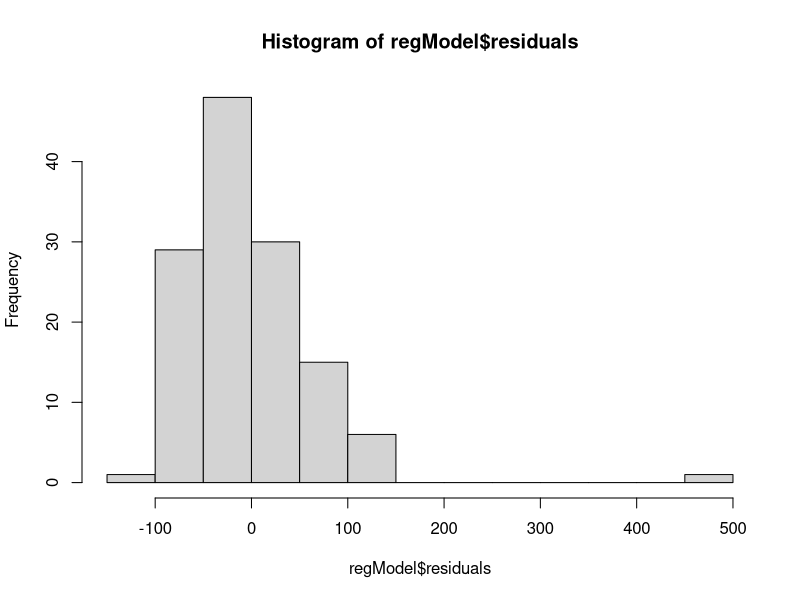
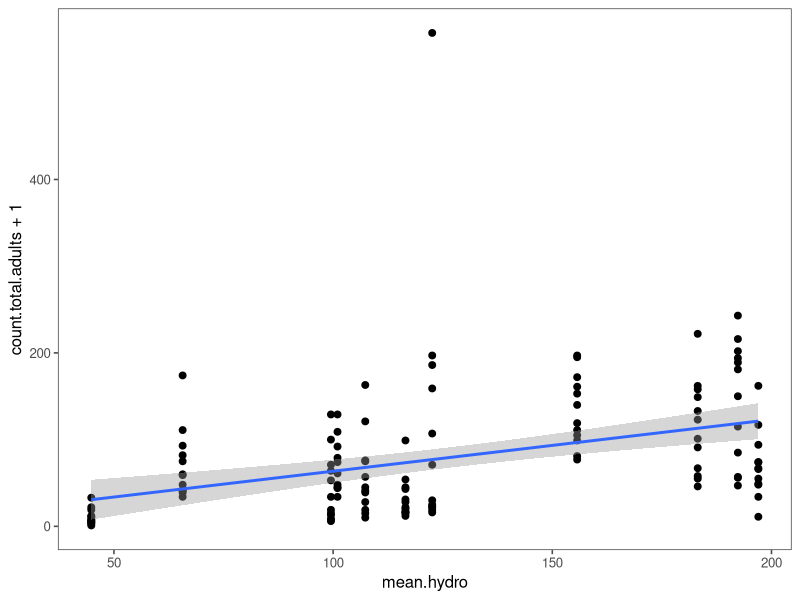
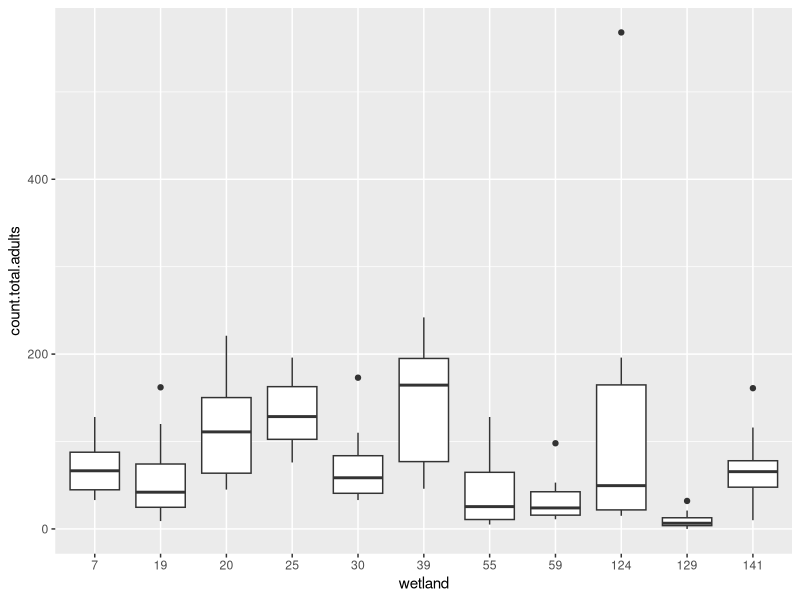
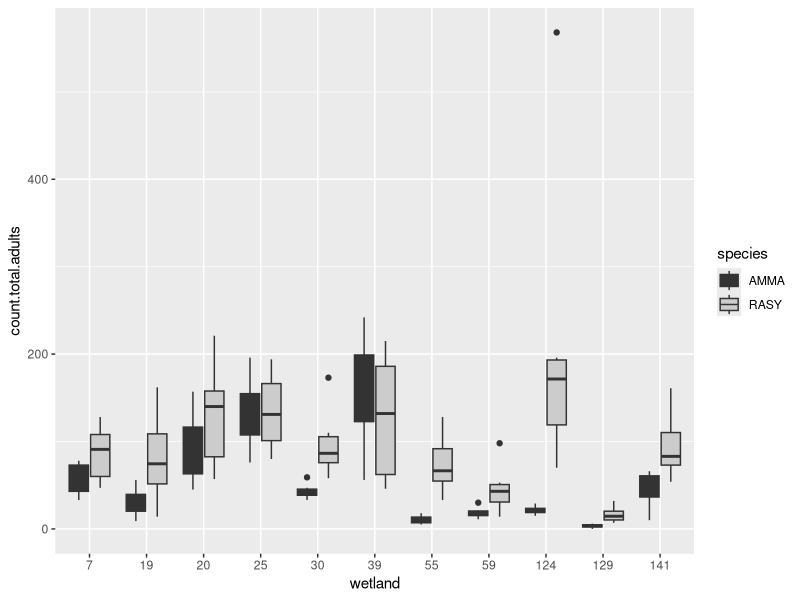
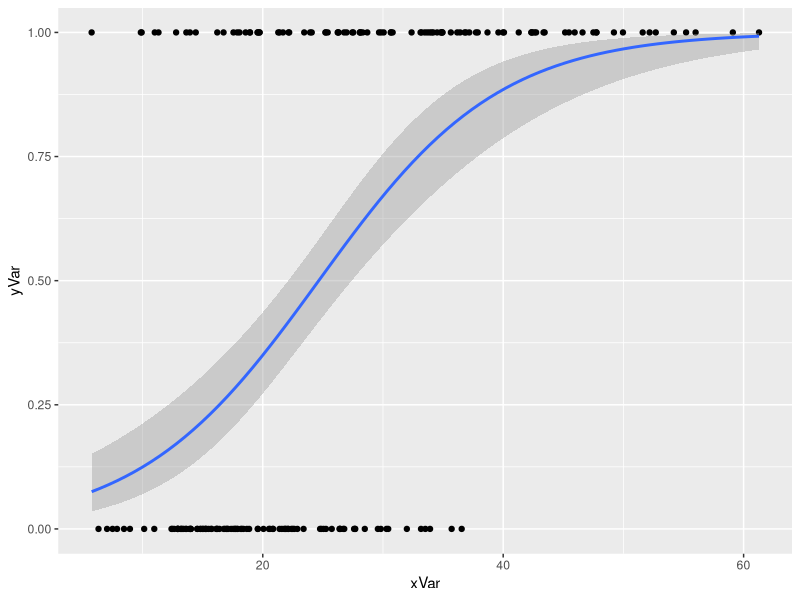
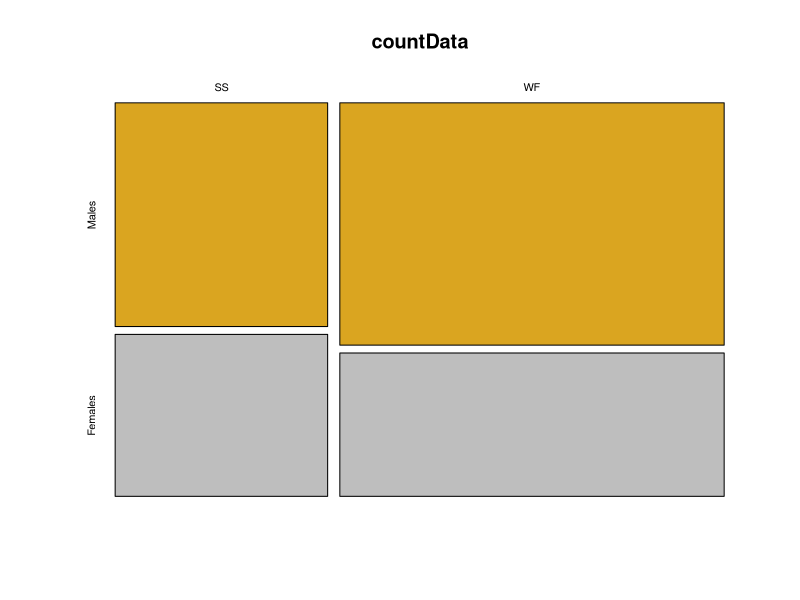
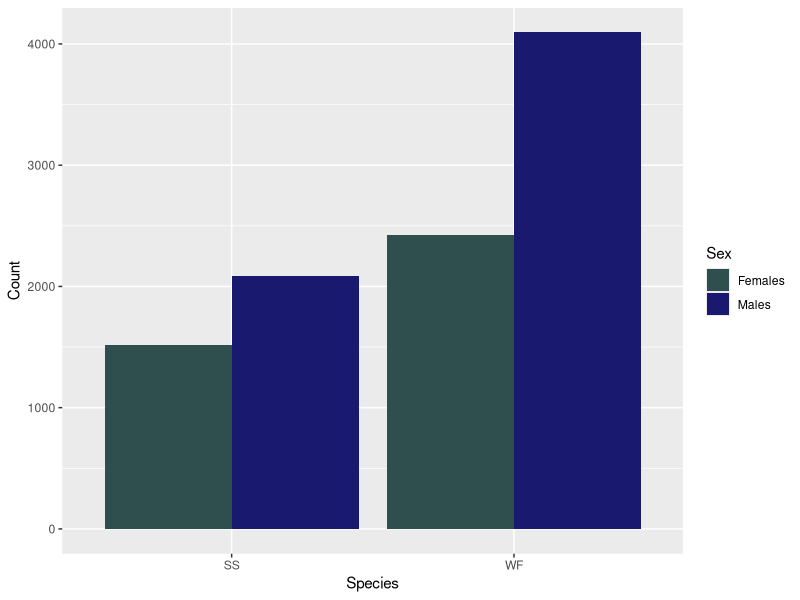
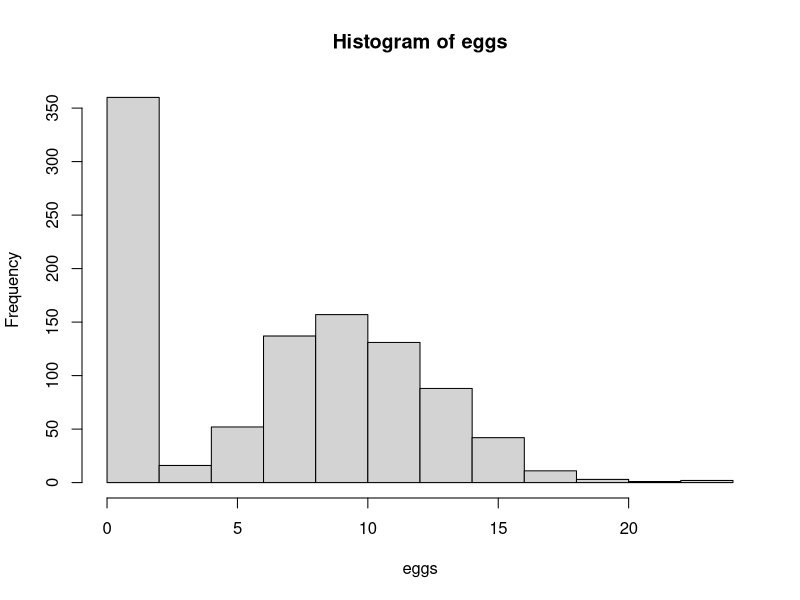

Reproduce these figures in R, in order.
## ---- chunk 1
dryadData<-read.table(file="data/veysey-babbitt_data_amphibians.csv", header=TRUE, sep = ",")
## ---- chunk 2
library(tidyverse)
library(ggthemes)
## ---- chunk 3
glimpse(dryadData)
regModel<-lm(count.total.adults ~ mean.hydro, data=dryadData) # note y~x
summary(regModel) # use summary instead of print to get more pertinent stat data
hist(regModel$residuals)
summary(regModel)$"r.squared"
summary(regModel)[["r.squared"]]
# View(summary(regModel)) # View must be uppercase, comment out View because RMarkdown does not like

regPlot<-ggplot(data=dryadData, aes(x=mean.hydro, y=count.total.adults+1)) + # adding one = log transform?
  geom_point(size=2) +
  stat_smooth(method="lm", se=0.99) # sets standard error bars, default is 96
regPlot + theme_few()
## ---- chunk 4
ANOModel<-aov(count.total.adults~wetland, data=dryadData)
summary(ANOModel)
## ---- chunk 5
ANOModel<-aov(count.total.adults~factor(wetland), data=dryadData)
## ---- chunk 6
dryadData %>%
  group_by(wetland) %>%
  summarize(avgHydro = mean(count.total.adults, na.rm=T), N=n())
## ---- chunk 7
dryadData$wetland
# class(dryadData$wetland) = integer. Need to override using factor
dryadData$wetland <- factor(dryadData$wetland)
class(dryadData$wetland)
ANOplot<- ggplot(data=dryadData, mapping=aes(x=wetland, y=count.total.adults)) +
  geom_boxplot()
ANOplot
## ---- chunk 8
ANOplot2<- ggplot(data=dryadData, mapping=aes(x=wetland, y=count.total.adults, fill=species)) + # mapping fills in the aesthetics, allows you to give aesthetics arguments 
  geom_boxplot() +
  scale_fill_grey() # use gear icon -> Chunk Output in Console to see plot in Console
ANOplot2
## ---- chunk 9
# xVar<-sort(rgamma())
## ---- chunk 10
xVar <- sort(rgamma(n=200,shape=5,scale=5))
yVar <- sample(rep(c(1,0),each=100),prob=seq_len(200)) # prob=seq_len gives it equal probability of being sampled bc n=200, same as if we did 1:200
logRegData <- data.frame(xVar,yVar) 
## ---- chunk 11
logRegModel<-glm(yVar~xVar, data=logRegData, family=binomial(link=logit)) # generic linear model, very important function if you're stats-oriented # latter part - how we specify we want a logistic regression
summary(logRegModel)$coefficients
logRegPlot<-ggplot(data=logRegData, aes(x=xVar, y=yVar)) +
  geom_point() +
  stat_smooth(method=glm, method.args=list(family=binomial))
logRegPlot # binomial is what tells R it is a logistic regression because we have 0 or 1

## ---- chunk 12
countData<-dryadData %>%
  group_by(species) %>%
  summarize(Males=sum(No.males, na.rm=T), Females = sum(No.females, na.rm=T)) %>%
  select(-species) %>%
  as.matrix()
countData # gets data into a table

row.names(countData) = c("SS", "WF") # change row names
countData
## ---- chunk 13
testResults<-chisq.test(countData)
testResults$residuals ##??????
testResults$expected ##????????
## ---- chunk 14
mosaicplot(x=countData, col=c("goldenrod", "grey"), shade=FALSE)
## ---- chunk 15
countDataLong <- countData %>%
  as_tibble() %>%  # transform into tibble, doesn't like that it's a matrix
  mutate(Species = c(rownames(countData))) %>% # give me species data ???
  pivot_longer(cols=Males:Females, # take both columns and make them longer - put them in a row
  names_to = "Sex", # name of new column which will contain Males/Females
  values_to = "Count") # name of new column which contain the values for M/F
## ---- chunk 16
ggplot(data=countDataLong, mapping=aes(x=Species, y=Count, fill=Sex)) +
  geom_bar(stat="identity", position="dodge") + #plots bars next to each other
  scale_fill_manual(values=c("darkslategrey", "midnightblue"))
## ---- chunk 17
z<-signif(runif(1), digits=2) # give me one random uniform value rounded to second signif value
z>0.5 # this turns it into a logical

# use {} or not
if (z>0.8) {cat(z,"is a large number", "\n")} else # {cat} is concatinate fn # if z>0.8, return that z is a large number and put a line break ("/n")
  if (z<0.2) {cat(z, "is a small number", "\n")} else
  {cat(z, "is a number of typical size", "\n")
    cat("z^2=", z^2, "\n")
    y<-TRUE} # if its anywhere in between, say it's a number of typical size, then square it # y<-TRUE - can make up expression: if something's true do this
## ---- chunk 18
tester<-runif(1000)
eggs<-ifelse(tester>0.35, rpois(n=1000, lambda = 10.2),0) # if tester is > .35, make a distribution, if not assign a 0
hist(eggs) # make a histogram of eggs data
## ---- chunk 19
pVals<-runif(1000)
z<-ifelse(pVals<=0.025, "lowerTail", "nonSig") # if lower than/eq to this value say "lowerTail", if not say "nonSig" # using if else
z[pVals >= 0.975] <- "upperTail" # if gr than/eq to assign "upperTail" # use subsetting
table(z) # give tables w # of lowerTail/nonSig/upperTail values

## ---- chunk 20
for (i in 1:5){
  cat("stuck in a loop", i, "\n")
  cat(3+2, "\n") # has nothing to do with which iteration you're in, will always produce the same value (5) in the loop
  cat(3+i, "\n") # i is whatever iteration/number it is in the sequence # in other words cat(3+loop #, line break)
}
print(i) # will print the last number
## ---- chunk 21
my_dogs<-c("chow", "akita", "malamute", "husky", "samoyed")
for(i in 1:length(my_dogs)){
  cat("i=", i, "my_dogs[i]=", my_dogs[i], "\n") # i value will be changing - in first iteration it'll be chow, then akita, malamute, etc # think of i like iteration number # end with line break bc good coding practice
}
## ---- chunk 22
m<-matrix(round(runif(20), digits=2), nrow=5)
m
## ---- chunk 23
for(i in 1:nrow(m)){
  m[i,] <- m[i,] + i # all columns, loop through one row at a time
} # this goes to first row, adds 1 to it, then to second row/iteration and adds 2 to it.
m
## ---- chunk 24
m<-matrix(round(runif(20), digits=2), nrow=5)
for(j in 1:ncol(m)){
  m[,j] <- m[,j] + j
}
m
## ---- chunk 25
m<-matrix(round(runif(20), digits=2), nrow=5)
for(i in 1:nrow(m)){
  for(j in 1:ncol(m)){
    m[i,j] <- m[i,j] + i + j # adds i and j to each cell, depends on location of cell
  } # end of column j loop
} # end of column i loop
print(m)
